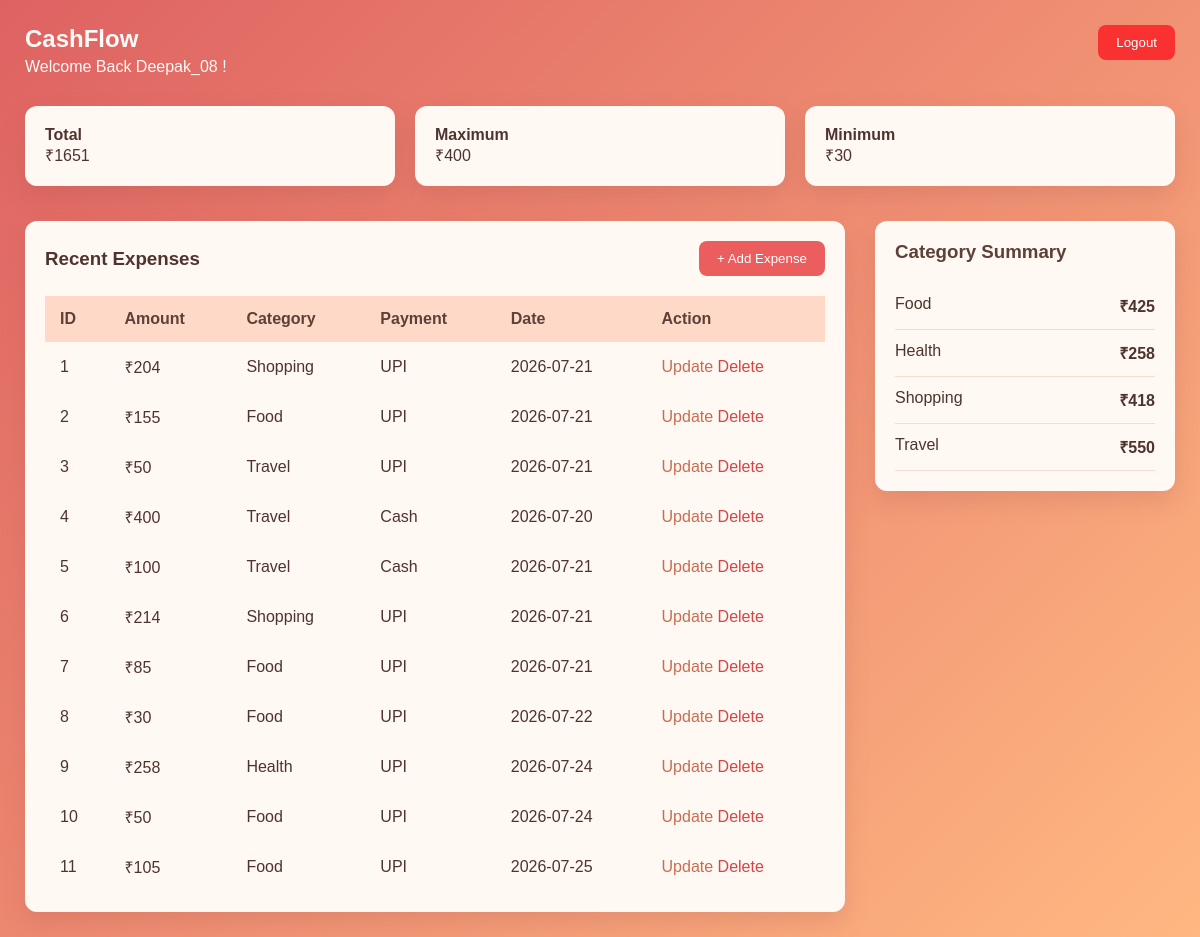
Screenshot of /home (signed in) with the database file from the repository.
### tables this page shows
CREATE TABLE EXPENSES(
        id INTEGER PRIMARY KEY AUTOINCREMENT,
        user_id INTEGER NOT NULL,
        amount INTEGER NOT NULL,
        category TEXT NOT NULL,
        payment_method TEXT NOT NULL,
        date TEXT NOT NULL,
        FOREIGN KEY(user_id) REFERENCES USERS(id)
    );

### expense.py (the view)
@app.route("/home")
def home():
    if "user_id" not in session:
        return redirect("/")
    user_id = session["user_id"]
    expenses = get_records(user_id)
    total = total_expense(user_id)
    maximum = max_expense(user_id)
    minimum = min_expense(user_id)
    category_data = expense_by_category(user_id)
    return render_template(
        "home.html",
        expenses=expenses,
        total=total,
        maximum=maximum,
        minimum=minimum,
        category_data=category_data,
        Name=session["username"]
    )

### analytics.py (called while the page is built)
def total_expense(user_id):
    conn = get_connection()
    cursor = conn.cursor()
    cursor.execute("""
        SELECT SUM(amount)
        FROM expenses
        WHERE user_id = ?
    """, (user_id,))
    total = cursor.fetchone()[0]
    conn.close()
    if total is None:
        return 0
    return total

def max_expense(user_id):
    conn = get_connection()
    cursor = conn.cursor()
    cursor.execute("""
    SELECT MAX(amount)
        FROM expenses
        WHERE user_id = ?
    """, (user_id,))
    max = cursor.fetchone()[0]
    return max

def min_expense(user_id):
    conn = get_connection()
    cursor = conn.cursor()
    cursor.execute("""
    SELECT MIN(amount)
        FROM expenses
        WHERE user_id = ?
    """, (user_id,))
    min = cursor.fetchone()[0]
    return min

def expense_by_category(user_id):
    conn = get_connection()
    cursor = conn.cursor()
    cursor.execute("""SELECT category, SUM(amount)
    FROM expenses
    WHERE user_id = ?
    GROUP BY category
    """,(user_id,))
    data = cursor.fetchall()
    conn.close()
    return data

### database.py (called while the page is built)
def get_connection():
    conn = sqlite3.connect("expenseTracker.db")
    conn.row_factory = sqlite3.Row
    return conn

def get_records(user_id):
    conn = get_connection()
    cursor = conn.cursor()
    cursor.execute(
        "SELECT * FROM EXPENSES WHERE user_id=?",
        (user_id,)
    )
    records = cursor.fetchall()
    conn.close()
    return records

### templates/home.html (shortened to what this page needs)
<!DOCTYPE html>
<html lang="en">
<head>
    <link rel="stylesheet" href="{{ url_for('static', filename='home2.css') }}">
</head>
<body>
    <header class="navbar">
        <div class="heading">
            <h2>CashFlow</h2>
            <p>Welcome Back {{Name}} !</p>
        </div>
        <form action="/logout">
            <button class="logout-btn" type="submit">
                Logout
            </button>
        </form>
    </header>
    <div class="stats">
        <div class="card">
            <h4>Total</h4>
            <p>₹{{ total }}</p>
        </div>
        <div class="card">
            <h4>Maximum</h4>
            <p>₹{{ maximum }}</p>
        </div>
        <div class="card">
            <h4>Minimum</h4>
            <p>₹{{ minimum }}</p>
        </div>
    </div>
    <div class="main-container">
        <div class="box">
            <div class="table-header">
                <h3>Recent Expenses</h3>
                <form action="/add">
                    <button class="add-btn" type="submit">
                        + Add Expense
                    </button>
                </form>
            </div>
            <table>
                <thead>
                    <tr>
                        <th>ID</th>
                        <th>Amount</th>
                        <th>Category</th>
                        <th>Payment</th>
                        <th>Date</th>
                        <th>Action</th>
                    </tr>
                </thead>
                <tbody>
                    {% for expense in expenses %}
                    <tr>
                        <td>{{ loop.index }}</td>
                        <td>₹{{ expense["amount"] }}</td>
                        <td>{{ expense["category"] }}</td>
                        <td>{{ expense["payment_method"] }}</td>
                        <td>{{ expense["date"] }}</td>
                        <td>
                            <a class="update-btn" href="/update/{{ expense['id'] }}">
                                Update
                            </a>
                            <a class="delete-btn" href="/delete/{{ expense['id'] }}">
                                Delete
                            </a>
                        </td>
                    </tr>
                    {% endfor %}
                </tbody>
            </table>
        </div>
        <div class="details">
            <h3>Category Summary</h3>
            {% for category, total in category_data %}
            <div class="category-item">
                <span>{{ category }}</span>
                <strong>₹{{ total }}</strong>
            </div>
            {% endfor %}
        </div>
    </div>
</body>
</html>

### static/home2.css (style rules this page uses)
* { margin:0; padding:0; box-sizing:border-box; }
body { padding:25px; font-family:Arial, Helvetica, sans-serif; background:linear-gradient(135deg,#de6262,#ffb882); min-height:100vh; color:#4e342e; }
.navbar { display:flex; justify-content:space-between; align-items:flex-start; margin-bottom:30px; }
.heading { display:flex; flex-direction:column; gap:5px; color:#fffaf7; }
.stats { display:flex; gap:20px; margin-bottom:35px; }
.card { flex:1; padding:20px; background:#fff8f3; border-radius:12px; box-shadow:0 10px 25px rgba(150,70,70,.18); transition:.3s ease; }
.main-container { display:flex; gap:30px; align-items:flex-start; }
.box { flex:3; background:#fff8f3; padding:20px; border-radius:12px; box-shadow:0 10px 25px rgba(150,70,70,.18); }
.table-header { display:flex; justify-content:space-between; align-items:center; margin-bottom:20px; }
table { width:100%; border-collapse:collapse; }
thead { background:#ffd9c7; color:#5d4037; }
th, td { padding:14px 15px; text-align:left; }
tbody tr { transition:.25s; }
.details { flex:1; background:#fff8f3; padding:20px; border-radius:12px; box-shadow:0 10px 25px rgba(150,70,70,.18); }
.details h3 { margin-bottom:20px; color:#5d4037; }
.category-item { display:flex; justify-content:space-between; padding:12px 0; border-bottom:1px solid #f6ddd2; transition:.25s; }
button, .add-btn, .logout-btn, .update-btn, .delete-btn { transition:.25s ease; }
button { border:none; border-radius:8px; padding:10px 18px; cursor:pointer; }
.add-btn { background:#ec5e5e; color:white; }
.logout-btn { background:#fa3131; color:white; }
.update-btn { color:#c96c50; text-decoration:none; }
.delete-btn { color:#d64545; text-decoration:none; }

### rows the page displays
EXPENSES: amount "204", category "Shopping", payment_method "UPI", date "2026-07-21"
EXPENSES: amount "155", category "Food", payment_method "UPI", date "2026-07-21"
EXPENSES: amount "50", category "Travel", payment_method "UPI", date "2026-07-21"
EXPENSES: amount "400", category "Travel", payment_method "Cash", date "2026-07-20"
EXPENSES: amount "100", category "Travel", payment_method "Cash", date "2026-07-21"
EXPENSES: amount "214", category "Shopping", payment_method "UPI", date "2026-07-21"
EXPENSES: amount "85", category "Food", payment_method "UPI", date "2026-07-21"
EXPENSES: amount "30", category "Food", payment_method "UPI", date "2026-07-22"
EXPENSES: amount "258", category "Health", payment_method "UPI", date "2026-07-24"
EXPENSES: amount "50", category "Food", payment_method "UPI", date "2026-07-24"
EXPENSES: amount "105", category "Food", payment_method "UPI", date "2026-07-25"

### other values shown
{{ Name }} "Deepak_08"
{{ total }} "1651"
{{ maximum }} "400"
{{ minimum }} "30"
{{ category }} "Food" "Shopping" "Travel"
{{ total }} "425" "418" "550"
